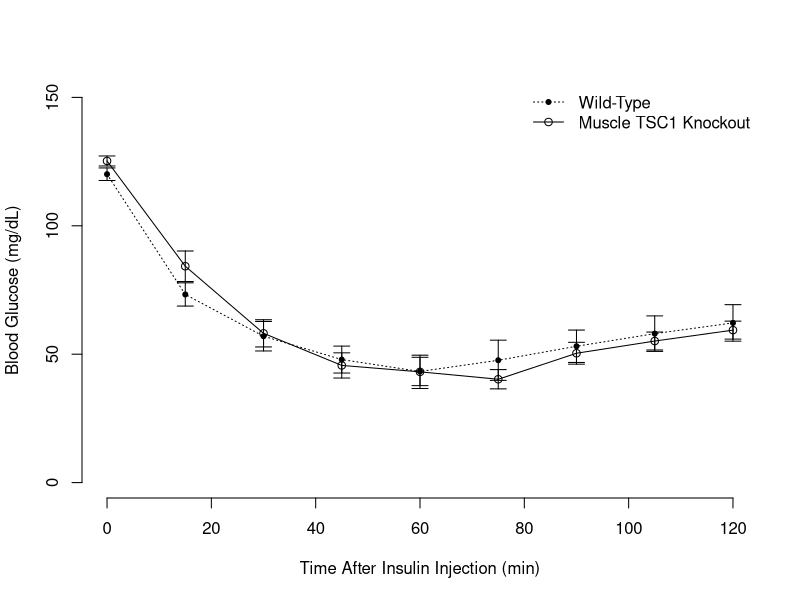
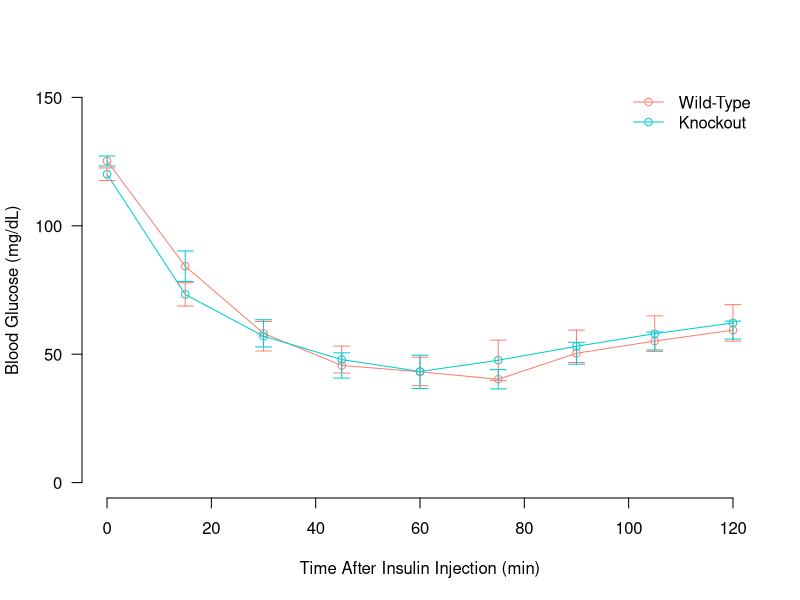
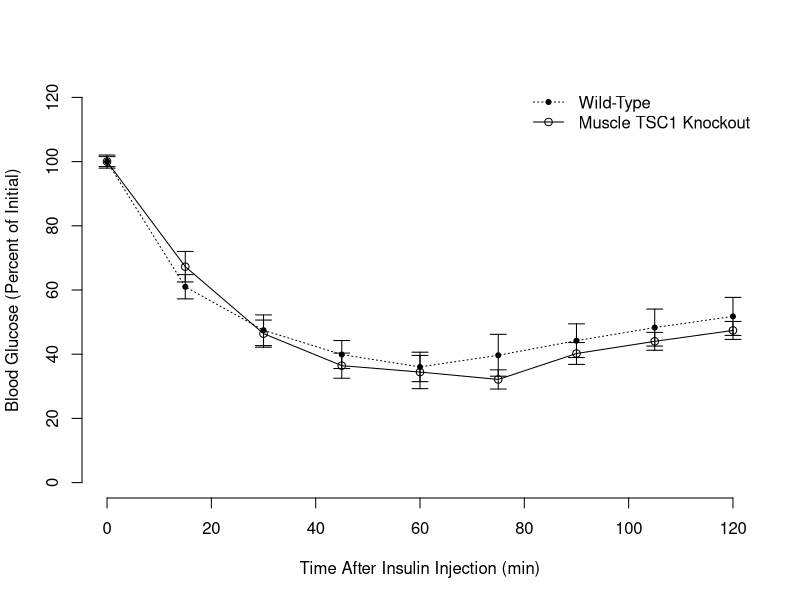
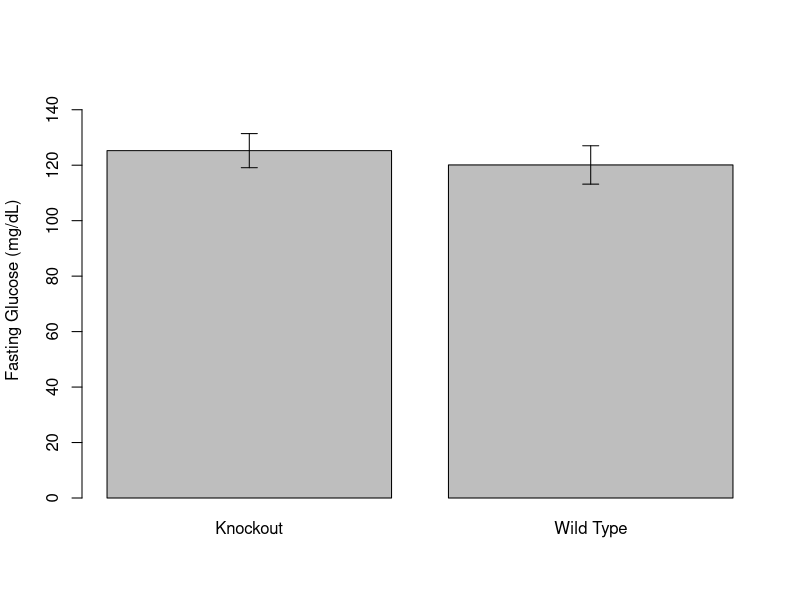
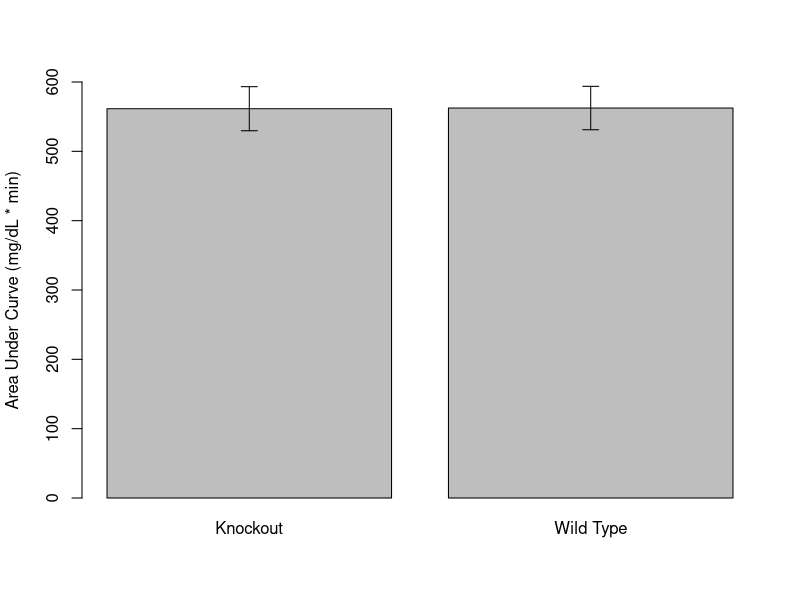

The R source for these figures, in order:
## ---- chunk 1
library(knitr)
library(tidyr)
#figures makde will go to directory called figures, will make them as both png and pdf files 
opts_chunk$set(fig.path='figures/',
               echo=FALSE, warning=FALSE, message=FALSE,dev=c('png','pdf'))
options(scipen = 2, digits = 3)
# set echo and message to TRUE if you want to display code blocks and code output respectively

knitr::knit_hooks$set(inline = function(x) {
  knitr:::format_sci(x, 'md')
})


superpose.eb <- function (x, y, ebl, ebu = ebl, length = 0.08, ...)
  arrows(x, y + ebu, x, y - ebl, angle = 90, code = 3,
  length = length, ...)

  
se <- function(x) sd(x, na.rm=T)/sqrt(length(x))

#load these packages, nearly always needed
library(tidyr)
library(dplyr)

# sets maize and blue color scheme
color.scheme <- c('#fa8072', '#00ced1')
## ---- chunk 2
data <- read.csv(file="data.csv", stringsAsFactors=T, header=T)
data.no.unk <- data[data$Genotype != "Unknown", ]

library(ggplot2)
library(plyr)
auc.anova <- aov(auc~Genotype, data=data.no.unk)
summary(auc.anova)
TukeyHSD(auc.anova)
with(data.no.unk, pairwise.t.test(auc, Genotype, p.adj="bonferroni", paired=F))

means <- ddply(data.no.unk,~Genotype,summarise,	X0=mean(X0,na.rm = TRUE ),X15=mean(X15, na.rm = TRUE),X30=mean(X30, na.rm = TRUE),X45=mean(X45, na.rm = TRUE),X60=mean(X60, na.rm = TRUE),X75=mean(X75, na.rm = TRUE),X90=mean(X90, na.rm = TRUE),X105=mean(X105, na.rm = TRUE),X120=mean(X120, na.rm = TRUE))
se <- ddply(data.no.unk,~Genotype,summarise,X0=sd(X0 ,na.rm = TRUE )/sqrt(length(X0)),X15=sd(X15,na.rm = TRUE )/sqrt(length(X0)),X30=sd(X30,na.rm = TRUE )/sqrt(length(X0)),X45=sd(X45,na.rm = TRUE )/sqrt(length(X0)),X60=sd(X60,na.rm = TRUE )/sqrt(length(X0)),X75=sd(X75,na.rm = TRUE )/sqrt(length(X0)),X90=sd(X90,na.rm = TRUE )/sqrt(length(X0)),X105=sd(X105,na.rm = TRUE )/sqrt(length(X0)),X120=sd(X120,na.rm = TRUE )/sqrt(length(X0)))

values <- as.matrix(means[2:10])
values.se <- as.matrix(se[2:10])
values.se[2,] <- values.se[2,]/sqrt(8)
values.se[1,] <- values.se[1,]/sqrt(10)

values.norm <- values/values[,1] * 100
values.se.norm <- values.se/values[,1] * 100



superpose.eb <- function (x, y, ebl, ebu = ebl, length = 0.08, ...)
arrows(x, y + ebu, x, y - ebl, angle = 90, code = 3,
length = length, ...)

time <- c(0,15,30,45,60,75,90,105,120)
## ---- chunk 3
plot(time,values[1,], type="o", pch=1, ylab="Blood Glucose (mg/dL)", xlab="Time After Insulin Injection (min)", ylim=c(0,150), frame.plot=F)
lines(time,values[2,], lty=3)
points(time,values[2,], pch=20)
superpose.eb(time,values[2,],ebl=values.se[2,])
superpose.eb(time,values[1,],ebl=values.se[1,])
leg.txt = c("Wild-Type", "Muscle TSC1 Knockout")
legend("topright", leg.txt, lty=c(3,1), pch=c(20,1), bty="n")

color.scheme <- c('#fa8072', '#00ced1')

plot(time,values[1,], 
     type="o", 
     pch=1, 
     ylab="Blood Glucose (mg/dL)", xlab="Time After Insulin Injection (min)", 
     ylim=c(0,150), 
     las=1,
     col=color.scheme[1],
     frame.plot=F)
lines(time,values[2,], col=color.scheme[2])
points(time,values[2,], pch=1, col=color.scheme[2])
superpose.eb(time,values[2,],ebl=values.se[2,], col=color.scheme[1])
superpose.eb(time,values[1,],ebl=values.se[1,], col=color.scheme[2])
leg.txt = c("Wild-Type", "Knockout")
legend("topright", leg.txt, col=color.scheme, pch=1, lty=1, bty="n")
## ---- chunk 4
plot(time,values.norm[1,], type="o", pch=1, ylab="Blood Glucose (Percent of Initial)", xlab="Time After Insulin Injection (min)", ylim=c(0,120), frame.plot=F)
lines(time,values.norm[2,], lty=3)
points(time,values.norm[2,], pch=20)
superpose.eb(time,values.norm[2,],ebl=values.se.norm[2,])
superpose.eb(time,values.norm[1,],ebl=values.se.norm[1,])
leg.txt = c("Wild-Type", "Muscle TSC1 Knockout")
legend("topright", leg.txt, lty=c(3,1), pch=c(20,1), bty="n")


summary.means <- ddply(data.no.unk,~Genotype,summarise,weight=mean(Weight),auc=mean(auc, na.rm=T), fasting=mean(X0))
summary.se <- ddply(data.no.unk,~Genotype,summarise,weight=sd(Weight)/sqrt(length(Weight)), auc=sd(auc, na.rm=T)/sqrt(length(auc)), fasting=sd(X0)/sqrt(length(X0)))
## ---- chunk 5
library(lme4)
data.long <- 
  data %>% 
  select(-Cage, -auc, -Age) %>% 
  gather(key=Time, value=Glucose, -Genotype,-Mouse)
  
itt.lme.null <- lmer(Glucose ~ Time + (1|Mouse), data=data.long)
itt.lme.geno <- lmer(Glucose ~ Time + Genotype + (1|Mouse), data=data.long)  
anova(itt.lme.null, itt.lme.geno) %>% kable(caption="Mixed linear model for effect of genotype on ITT values")

library(broom)
aov.all <- aov(auc~Age+Weight+Genotype, data=data.no.unk)
TukeyHSD(aov.all, "Genotype") %>% tidy %>% kable(caption="Tukey test of AUC with age and weight as covariates")
lm(auc~Age+Weight+Genotype, data=data.no.unk) %>% tidy %>% kable(caption="Linear model of AUC after accounting for age and genotype")
## ---- chunk 6
plot <- barplot(summary.means$fasting, names.arg=summary.means$Genotype, ylab="Fasting Glucose (mg/dL)", ylim=c(0,150))
superpose.eb(plot, summary.means$fasting,ebl=summary.se$fasting)
## ---- chunk 7
plot <- barplot(summary.means$auc, names.arg=summary.means$Genotype, ylab="Area Under Curve (mg/dL * min)", ylim=c(0,600))
superpose.eb(plot, summary.means$auc,ebl=summary.se$auc)
## ---- chunk 8
sessionInfo()
